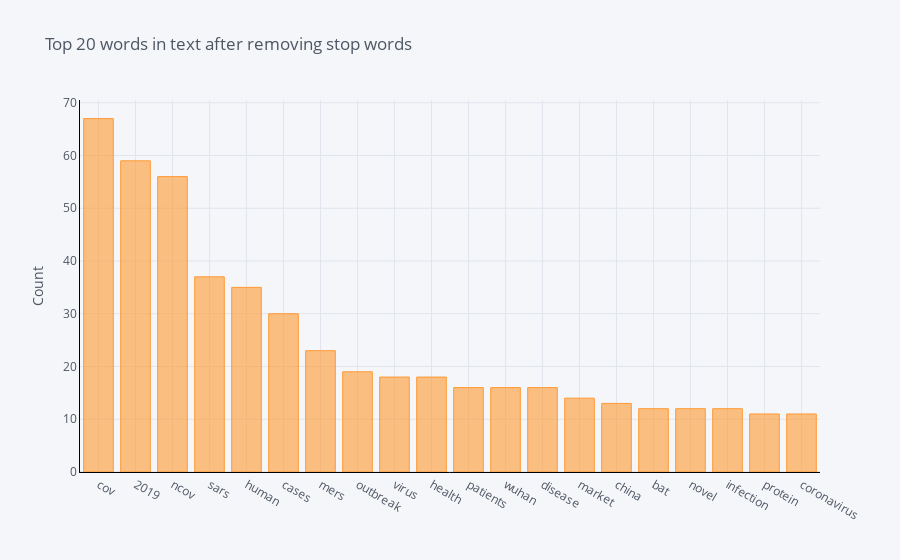

Here is the notebook cell this chart was saved with:
### Code cell
def get_top_n_words(corpus, n=None):
    vec = CountVectorizer(stop_words = 'english').fit(corpus) # instead of nltk.corpus.stopwords(‘english’) list
    bag_of_words = vec.transform(corpus) 
    sum_words = bag_of_words.sum(axis=0) 
    words_freq = [(word, sum_words[0, idx]) for word, idx in vec.vocabulary_.items()]
    words_freq =sorted(words_freq, key = lambda x: x[1], reverse=True)
    return words_freq[:n]
common_words = get_top_n_words([text], 20)
for word, freq in common_words:
    print(word, freq)
df2 = pd.DataFrame(common_words, columns = ['ReviewText' , 'count'])
df2.groupby('ReviewText').sum()['count'].sort_values(ascending=False).iplot(
    kind='bar', yTitle='Count', linecolor='black', title='Top 20 words in text after removing stop words')

### Figure 1 — Plotly figure (JSON) as saved in the notebook; plotly's stock layout.template omitted (floating-point values rounded to 4 significant figures)
{"data": [{"marker": {"color": "rgba(255, 153, 51, 0.6)", "line": {"color": "rgba(255, 153, 51, 1.0)", "width": 1}}, "name": "count", "orientation": "v", "text": "", "type": "bar", "x": ["cov", "2019", "ncov", "sars", "human", "cases", "mers", "outbreak", "virus", "health", "patients", "wuhan", "disease", "market", "china", "bat", "novel", "infection", "protein", "coronavirus"], "y": [67, 59, 56, 37, 35, 30, 23, 19, 18, 18, 16, 16, 16, 14, 13, 12, 12, 12, 11, 11]}], "layout": {"legend": {"bgcolor": "#F5F6F9", "font": {"color": "#4D5663"}}, "paper_bgcolor": "#F5F6F9", "plot_bgcolor": "#F5F6F9", "title": {"font": {"color": "#4D5663"}, "text": "Top 20 words in text after removing stop words"}, "xaxis": {"gridcolor": "#E1E5ED", "linecolor": "black", "showgrid": true, "tickfont": {"color": "#4D5663"}, "title": {"font": {"color": "#4D5663"}, "text": ""}, "zerolinecolor": "#E1E5ED"}, "yaxis": {"gridcolor": "#E1E5ED", "linecolor": "black", "showgrid": true, "tickfont": {"color": "#4D5663"}, "title": {"font": {"color": "#4D5663"}, "text": "Count"}, "zerolinecolor": "#E1E5ED"}}}
